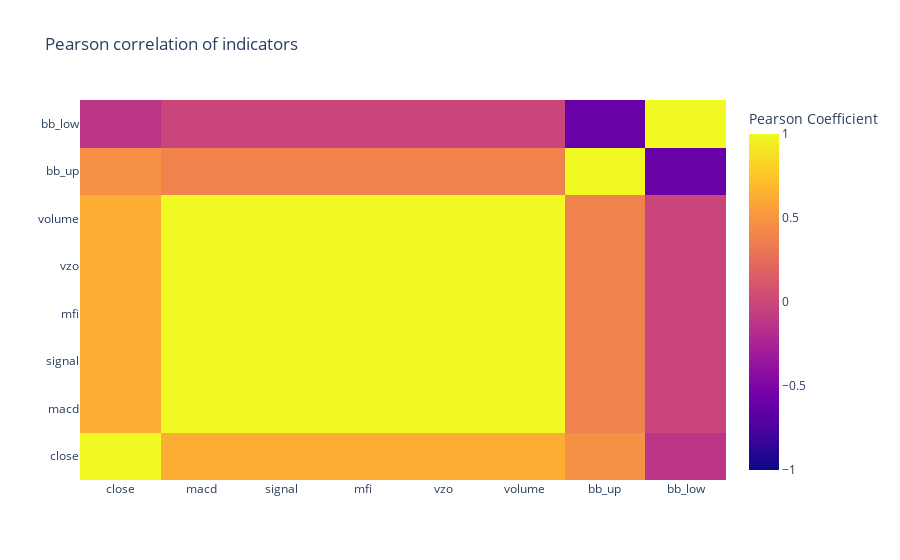

Source (notebook cell):
### Code cell
nd = pd.DataFrame()
nd["close"] = ticker_cluster["close"]
nd["macd"] = ticker_cluster["open"]
nd["signal"] = ticker_cluster["open"]
nd["mfi"] = ticker_cluster["open"]
nd["vzo"] = ticker_cluster["open"]
nd["volume"] = ticker_cluster["open"]
nd["bb_up"] = ticker_cluster["bb_up"]
nd["bb_low"] = ticker_cluster["bb_low"]


heatmap = go.Heatmap(
    z=nd.iloc[-50:].pct_change().corr(method='pearson').values,
    x=nd.columns,
    y=nd.columns,
    colorbar=dict(title='Pearson Coefficient'),
)

layout = go.Layout(title="Pearson correlation of indicators")

heatmap['zmax'] = 1.0
heatmap['zmin'] = -1.0

fig = go.Figure(data=[heatmap], layout=layout)
py.iplot(fig)

### Figure 1 — Plotly figure (JSON) as saved in the notebook; plotly's stock layout.template omitted (floating-point values rounded to 4 significant figures)
{"data": [{"colorbar": {"title": {"text": "Pearson Coefficient"}}, "type": "heatmap", "x": ["close", "macd", "signal", "mfi", "vzo", "volume", "bb_up", "bb_low"], "y": ["close", "macd", "signal", "mfi", "vzo", "volume", "bb_up", "bb_low"], "z": [[1, 0.631, 0.631, 0.631, 0.631, 0.631, 0.469, -0.123], [0.631, 1, 1, 1, 1, 1, 0.3867, -0.01295], [0.631, 1, 1, 1, 1, 1, 0.3867, -0.01295], [0.631, 1, 1, 1, 1, 1, 0.3867, -0.01295], [0.631, 1, 1, 1, 1, 1, 0.3867, -0.01295], [0.631, 1, 1, 1, 1, 1, 0.3867, -0.01295], [0.469, 0.3867, 0.3867, 0.3867, 0.3867, 0.3867, 1, -0.6052], [-0.123, -0.01295, -0.01295, -0.01295, -0.01295, -0.01295, -0.6052, 1]], "zmax": 1, "zmin": -1}], "layout": {"title": {"text": "Pearson correlation of indicators"}}}
